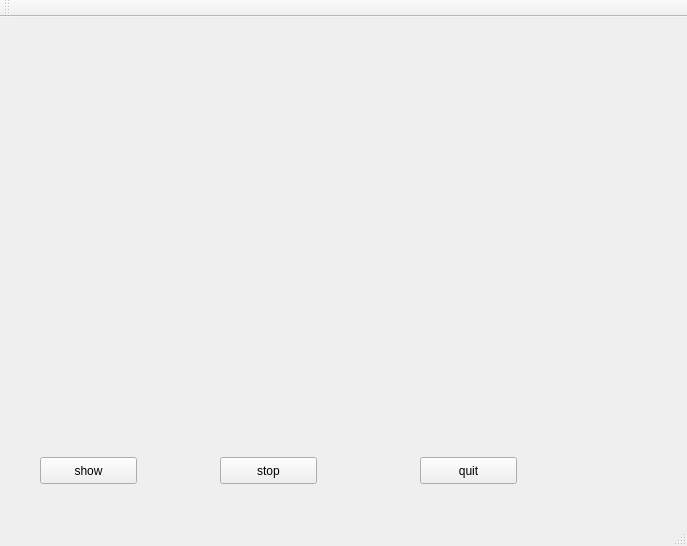
<?xml version="1.0" encoding="UTF-8"?>
<ui version="4.0">
 <class>MainWindow</class>
 <widget class="QMainWindow" name="MainWindow">
  <property name="geometry">
   <rect>
    <x>0</x>
    <y>0</y>
    <width>687</width>
    <height>546</height>
   </rect>
  </property>
  <property name="windowTitle">
   <string>MainWindow</string>
  </property>
  <widget class="QWidget" name="centralWidget">
   <widget class="QPushButton" name="show_ptn">
    <property name="geometry">
     <rect>
      <x>40</x>
      <y>440</y>
      <width>97</width>
      <height>27</height>
     </rect>
    </property>
    <property name="text">
     <string>show</string>
    </property>
   </widget>
   <widget class="QPushButton" name="stop_ptn">
    <property name="geometry">
     <rect>
      <x>220</x>
      <y>440</y>
      <width>97</width>
      <height>27</height>
     </rect>
    </property>
    <property name="text">
     <string>stop</string>
    </property>
   </widget>
   <widget class="QLabel" name="show_label">
    <property name="geometry">
     <rect>
      <x>56</x>
      <y>26</y>
      <width>491</width>
      <height>361</height>
     </rect>
    </property>
    <property name="text">
     <string/>
    </property>
   </widget>
   <widget class="QPushButton" name="quit_ptn">
    <property name="geometry">
     <rect>
      <x>420</x>
      <y>440</y>
      <width>97</width>
      <height>27</height>
     </rect>
    </property>
    <property name="text">
     <string>quit</string>
    </property>
   </widget>
  </widget>
  <widget class="QMenuBar" name="menuBar">
   <property name="geometry">
    <rect>
     <x>0</x>
     <y>0</y>
     <width>687</width>
     <height>28</height>
    </rect>
   </property>
  </widget>
  <widget class="QToolBar" name="mainToolBar">
   <attribute name="toolBarArea">
    <enum>TopToolBarArea</enum>
   </attribute>
   <attribute name="toolBarBreak">
    <bool>false</bool>
   </attribute>
  </widget>
  <widget class="QStatusBar" name="statusBar"/>
 </widget>
 <layoutdefault spacing="6" margin="11"/>
 <resources/>
 <connections/>
</ui>
